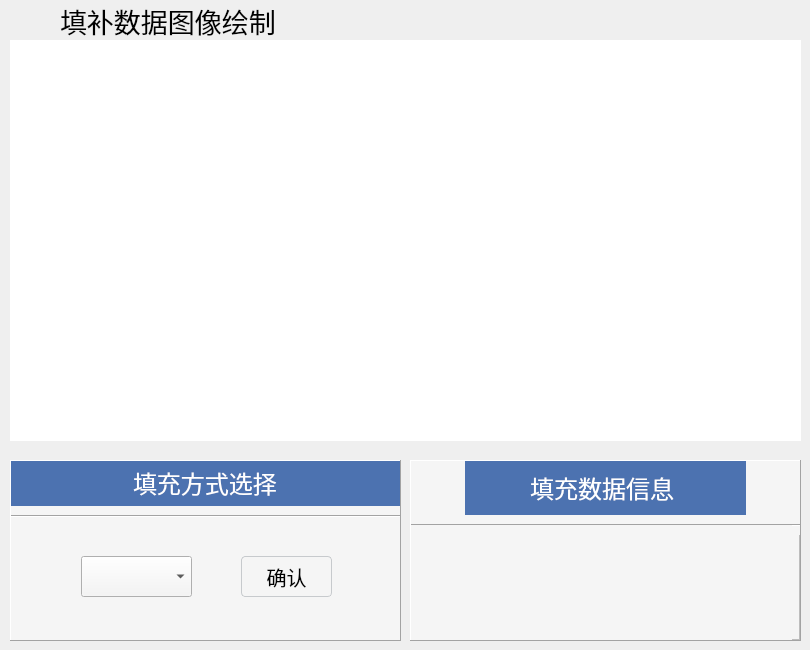
                  <widget class="QWidget" name="page_interpolate">
                   <widget class="QWidget" name="widget_interpolate_image" native="true">
                    <property name="geometry">
                     <rect>
                      <x>10</x>
                      <y>40</y>
                      <width>791</width>
                      <height>401</height>
                     </rect>
                    </property>
                    <property name="styleSheet">
                     <string notr="true">background-color: rgb(255, 255, 255);</string>
                    </property>
                   </widget>
                   <widget class="QFrame" name="frame_21">
                    <property name="geometry">
                     <rect>
                      <x>0</x>
                      <y>450</y>
                      <width>801</width>
                      <height>191</height>
                     </rect>
                    </property>
                    <property name="styleSheet">
                     <string notr="true"/>
                    </property>
                    <property name="frameShape">
                     <enum>QFrame::NoFrame</enum>
                    </property>
                    <property name="frameShadow">
                     <enum>QFrame::Raised</enum>
                    </property>
                    <widget class="QFrame" name="frame_22">
                     <property name="geometry">
                      <rect>
                       <x>10</x>
                       <y>10</y>
                       <width>391</width>
                       <height>181</height>
                      </rect>
                     </property>
                     <property name="styleSheet">
                      <string notr="true">background-color: rgb(245, 245, 245);</string>
                     </property>
                     <property name="frameShape">
                      <enum>QFrame::Panel</enum>
                     </property>
                     <property name="frameShadow">
                      <enum>QFrame::Raised</enum>
                     </property>
                     <layout class="QVBoxLayout" name="verticalLayout_9">
                      <property name="spacing">
                       <number>0</number>
                      </property>
                      <property name="leftMargin">
                       <number>0</number>
                      </property>
                      <property name="topMargin">
                       <number>0</number>
                      </property>
                      <property name="rightMargin">
                       <number>0</number>
                      </property>
                      <property name="bottomMargin">
                       <number>0</number>
                      </property>
                      <item>
                       <widget class="QFrame" name="frame_23">
                        <property name="sizePolicy">
                         <sizepolicy hsizetype="Preferred" vsizetype="Preferred">
                          <horstretch>0</horstretch>
                          <verstretch>1</verstretch>
                         </sizepolicy>
                        </property>
                        <property name="styleSheet">
                         <string notr="true">background-color: rgb(76, 114, 176);</string>
                        </property>
                        <property name="frameShape">
                         <enum>QFrame::NoFrame</enum>
                        </property>
                        <property name="frameShadow">
                         <enum>QFrame::Raised</enum>
                        </property>
                        <layout class="QHBoxLayout" name="horizontalLayout_14">
                         <property name="spacing">
                          <number>0</number>
                         </property>
                         <property name="leftMargin">
                          <number>0</number>
                         </property>
                         <property name="topMargin">
                          <number>0</number>
                         </property>
                         <property name="rightMargin">
                          <number>0</number>
                         </property>
                         <property name="bottomMargin">
                          <number>0</number>
                         </property>
                         <item alignment="Qt::AlignHCenter|Qt::AlignVCenter">
                          <widget class="QLabel" name="label_15">
                           <property name="font">
                            <font>
                             <family>黑体</family>
                             <pointsize>18</pointsize>
                            </font>
                           </property>
                           <property name="styleSheet">
                            <string notr="true">color: rgb(255, 255, 255);</string>
                           </property>
                           <property name="text">
                            <string>填充方式选择</string>
                           </property>
                          </widget>
                         </item>
                        </layout>
                       </widget>
                      </item>
                      <item>
                       <widget class="QWidget" name="widget_9" native="true">
                        <property name="sizePolicy">
                         <sizepolicy hsizetype="Preferred" vsizetype="Preferred">
                          <horstretch>0</horstretch>
                          <verstretch>3</verstretch>
                         </sizepolicy>
                        </property>
                        <property name="styleSheet">
                         <string notr="true">background-color: rgb(245, 245, 245);</string>
                        </property>
                        <widget class="QComboBox" name="comboBoxInterpolate">
                         <property name="geometry">
                          <rect>
                           <x>70</x>
                           <y>50</y>
                           <width>111</width>
                           <height>41</height>
                          </rect>
                         </property>
                        </widget>
                        <widget class="Line" name="line_5">
                         <property name="geometry">
                          <rect>
                           <x>0</x>
                           <y>0</y>
                           <width>391</width>
                           <height>20</height>
                          </rect>
                         </property>
                         <property name="orientation">
                          <enum>Qt::Horizontal</enum>
                         </property>
                        </widget>
                        <widget class="QPushButton" name="pushButton_interpolate">
                         <property name="geometry">
                          <rect>
                           <x>230</x>
                           <y>50</y>
                           <width>91</width>
                           <height>41</height>
                          </rect>
                         </property>
                         <property name="font">
                          <font>
                           <family>黑体</family>
                           <pointsize>15</pointsize>
                          </font>
                         </property>
                         <property name="styleSheet">
                          <string notr="true">QPushButton {
        border: 1px solid #c7cacd;
        border-radius: 4px;
    }
    QPushButton:pressed {
        border: 1px solid #c7cacd;
    }</string>
                         </property>
                         <property name="text">
                          <string>确认</string>
                         </property>
                         <property name="icon">
                          <iconset resource="one.qrc">
                           <normaloff>:/3/res/confirm.png</normaloff>:/3/res/confirm.png</iconset>
                         </property>
                         <property name="iconSize">
                          <size>
                           <width>20</width>
                           <height>20</height>
                          </size>
                         </property>
                        </widget>
                       </widget>
                      </item>
                     </layout>
                    </widget>
                    <widget class="QFrame" name="frame_40">
                     <property name="geometry">
                      <rect>
                       <x>410</x>
                       <y>10</y>
                       <width>391</width>
                       <height>181</height>
                      </rect>
                     </property>
                     <property name="styleSheet">
                      <string notr="true">background-color: rgb(245, 245, 245);</string>
                     </property>
                     <property name="frameShape">
                      <enum>QFrame::Panel</enum>
                     </property>
                     <property name="frameShadow">
                      <enum>QFrame::Raised</enum>
                     </property>
                     <layout class="QVBoxLayout" name="verticalLayout_16">
                      <property name="spacing">
                       <number>0</number>
                      </property>
                      <property name="leftMargin">
                       <number>0</number>
                      </property>
                      <property name="topMargin">
                       <number>0</number>
                      </property>
                      <property name="rightMargin">
                       <number>0</number>
                      </property>
                      <property name="bottomMargin">
                       <number>0</number>
                      </property>
                      <item alignment="Qt::AlignHCenter|Qt::AlignVCenter">
                       <widget class="QFrame" name="frame_41">
                        <property name="sizePolicy">
                         <sizepolicy hsizetype="Preferred" vsizetype="Preferred">
                          <horstretch>0</horstretch>
                          <verstretch>1</verstretch>
                         </sizepolicy>
                        </property>
                        <property name="styleSheet">
                         <string notr="true">background-color: rgb(76, 114, 176);</string>
                        </property>
                        <property name="frameShape">
                         <enum>QFrame::NoFrame</enum>
                        </property>
                        <property name="frameShadow">
                         <enum>QFrame::Raised</enum>
                        </property>
                        <layout class="QHBoxLayout" name="horizontalLayout_23">
                         <item>
                          <widget class="QLabel" name="label_26">
                           <property name="font">
                            <font>
                             <family>黑体</family>
                             <pointsize>18</pointsize>
                            </font>
                           </property>
                           <property name="styleSheet">
                            <string notr="true">color: rgb(255, 255, 255);</string>
                           </property>
                           <property name="text">
                            <string>         填充数据信息          </string>
                           </property>
                          </widget>
                         </item>
                        </layout>
                       </widget>
                      </item>
                      <item>
                       <widget class="QFrame" name="frame_42">
                        <property name="sizePolicy">
                         <sizepolicy hsizetype="Preferred" vsizetype="Preferred">
                          <horstretch>0</horstretch>
                          <verstretch>3</verstretch>
                         </sizepolicy>
                        </property>
                        <property name="frameShape">
                         <enum>QFrame::StyledPanel</enum>
                        </property>
                        <property name="frameShadow">
                         <enum>QFrame::Raised</enum>
                        </property>
                        <widget class="Line" name="line_12">
                         <property name="geometry">
                          <rect>
                           <x>-10</x>
                           <y>0</y>
                           <width>401</width>
                           <height>20</height>
                          </rect>
                         </property>
                         <property name="orientation">
                          <enum>Qt::Horizontal</enum>
                         </property>
                        </widget>
                        <widget class="QTextEdit" name="textEditInformation">
                         <property name="geometry">
                          <rect>
                           <x>0</x>
                           <y>10</y>
                           <width>381</width>
                           <height>121</height>
                          </rect>
                         </property>
                         <property name="frameShape">
                          <enum>QFrame::NoFrame</enum>
                         </property>
                         <property name="readOnly">
                          <bool>true</bool>
                         </property>
                        </widget>
                       </widget>
                      </item>
                     </layout>
                    </widget>
                   </widget>
                   <widget class="QLabel" name="label_7">
                    <property name="geometry">
                     <rect>
                      <x>60</x>
                      <y>0</y>
                      <width>241</width>
                      <height>41</height>
                     </rect>
                    </property>
                    <property name="font">
                     <font>
                      <family>黑体</family>
                      <pointsize>20</pointsize>
                     </font>
                    </property>
                    <property name="text">
                     <string>填补数据图像绘制</string>
                    </property>
                    <property name="textFormat">
                     <enum>Qt::AutoText</enum>
                    </property>
                   </widget>
                   <widget class="QLabel" name="label">
                    <property name="geometry">
                     <rect>
                      <x>10</x>
                      <y>0</y>
                      <width>41</width>
                      <height>41</height>
                     </rect>
                    </property>
                    <property name="styleSheet">
                     <string notr="true">border-image: url(:/3/res/数据标注.png)</string>
                    </property>
                    <property name="text">
                     <string/>
                    </property>
                   </widget>
                  </widget>
